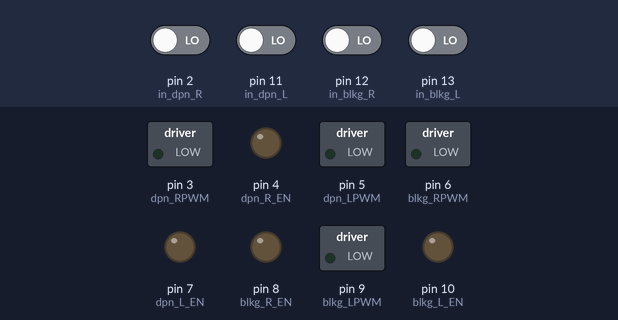
A sketch run on a simulated Arduino Uno, built with avr-gcc and run on an emulated ATmega328P. Shown: switched loads named in the sketch (green lamp = pin HIGH), output pins drawn as LEDs (lit = HIGH). The test bench sets the inputs (shaded band); at power-on: pin 2 (in_dpn_R), pin 11 (in_dpn_L), pin 12 (in_blkg_R), pin 13 (in_blkg_L) LOW.

Above: at 2.2 s.
2.3 s: pin 2 (in_dpn_R) driven HIGH
At 3.5 s:
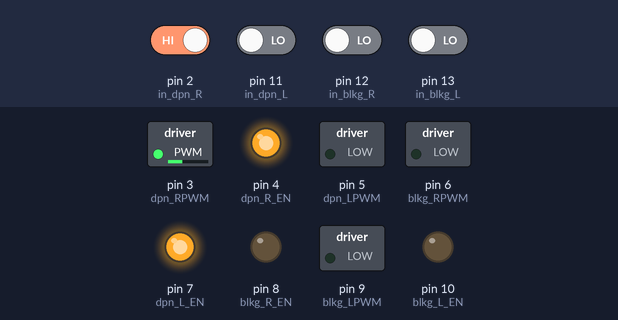
3.8 s: pin 11 (in_dpn_L) driven HIGH
At 4.9 s:
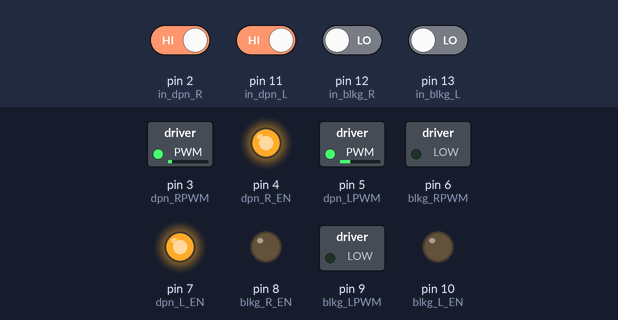
5.3 s: pin 12 (in_blkg_R) driven HIGH
At 5.8 s:
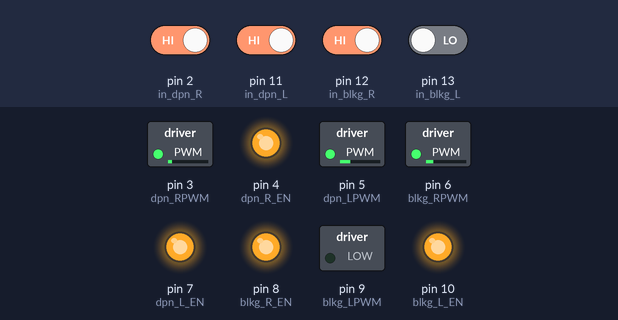
6.8 s: pin 13 (in_blkg_L) driven HIGH
At 7.2 s:
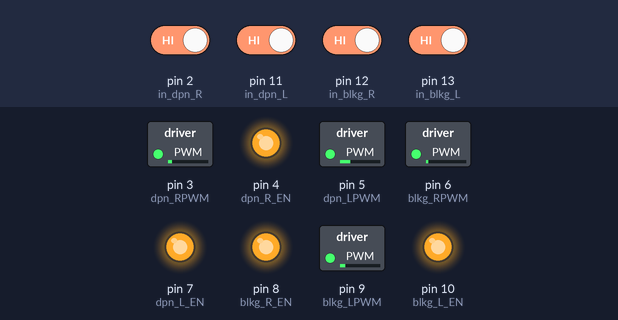
8.3 s: pin 2 (in_dpn_R) driven LOW
At 9.1 s:
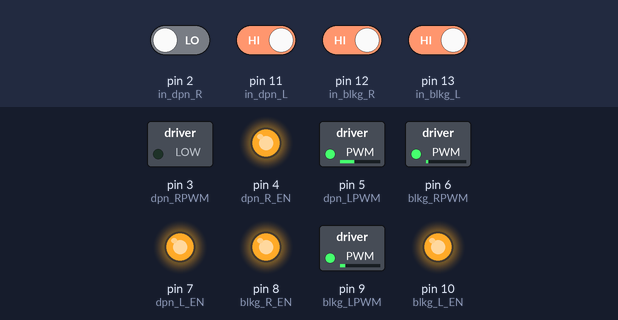
9.8 s: pin 11 (in_dpn_L) driven LOW
At 10.4 s:
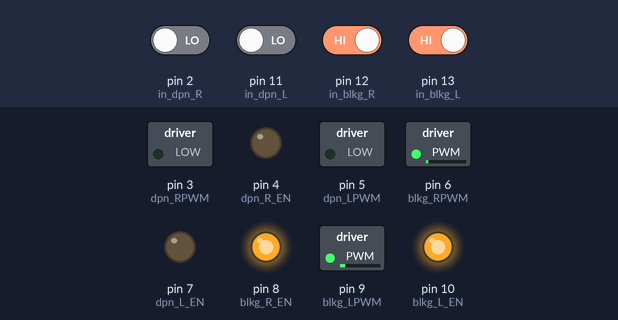
Timing chart, 0 to 12.3 s (numbered marks = the images above; inputs shaded):
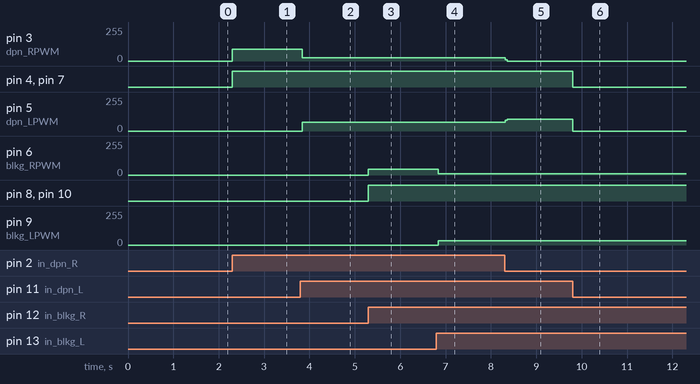

The sketch:

kontrol_motor.ino
```cpp
//PWM = 3, 5, 6, 9, 10, 11 ; 5&6
//Non-PWM = 0, 1, 2, 4, 7, 8, 12, 13

//Motor Depan
#define dpn_RPWM 3
#define dpn_R_EN 4

#define dpn_LPWM 5
#define dpn_L_EN 7

//Motor Belakang
#define blkg_RPWM 6
#define blkg_R_EN 8

#define blkg_LPWM 9
#define blkg_L_EN 10

//Input Raspi
#define in_dpn_R 2
#define in_dpn_L 11

#define in_blkg_R 12
#define in_blkg_L 13

int i;

void setup() {
  Serial.begin(9600);

  //Setting Mode Pin
  pinMode(dpn_RPWM, OUTPUT);
  pinMode(dpn_R_EN, OUTPUT);
  pinMode(dpn_LPWM, OUTPUT);
  pinMode(dpn_L_EN, OUTPUT);

  pinMode(blkg_RPWM, OUTPUT);
  pinMode(blkg_R_EN, OUTPUT);
  pinMode(blkg_LPWM, OUTPUT);
  pinMode(blkg_L_EN, OUTPUT);

  pinMode(in_dpn_R, INPUT);
  pinMode(in_dpn_L, INPUT);

  pinMode(in_blkg_R, INPUT);
  pinMode(in_blkg_L, INPUT);

  //Setting awal pin LOW
  digitalWrite(dpn_R_EN, LOW);
  analogWrite(dpn_RPWM, 0);
  digitalWrite(dpn_L_EN, LOW);
  analogWrite(dpn_LPWM,0);

  digitalWrite(blkg_R_EN, LOW);
  analogWrite(blkg_RPWM, 0);
  digitalWrite(blkg_L_EN, LOW);
  analogWrite(blkg_LPWM, 0);

  delay(1000);
}

void loop() {
  int status_kanan = digitalRead(in_dpn_R);
  int status_kiri = digitalRead(in_dpn_L);
  int status_maju = digitalRead(in_blkg_R);
  int status_mundur = digitalRead(in_blkg_L);

  if(status_kanan == HIGH){
    kanan();
  }

  if(status_kiri == HIGH){
    kiri();
  }

  if(status_kanan == LOW && status_kiri == LOW){
    dpn_diam();
  }

  if(status_maju == HIGH){
    maju();
  }

  if(status_mundur == HIGH){
    mundur();
  }

  if(status_maju == LOW && status_mundur == LOW){
    blkg_diam();
  }
}

/*
 * Gerakan roda depan -----------------------------------
 */
void kanan(){
  digitalWrite(dpn_R_EN, HIGH);
  digitalWrite(dpn_L_EN, HIGH);
  analogWrite(dpn_RPWM, 90);
  analogWrite(dpn_LPWM, 0);
}

void kiri(){
  digitalWrite(dpn_R_EN, HIGH);
  digitalWrite(dpn_L_EN, HIGH);
  analogWrite(dpn_RPWM, 0);
  analogWrite(dpn_LPWM, 90);
}

/*
 * Gerakan roda belakang --------------------------------
 */

void maju(){
  digitalWrite(blkg_R_EN, HIGH);
  digitalWrite(blkg_L_EN, HIGH);
  analogWrite(blkg_RPWM, 45);
  analogWrite(blkg_LPWM, 0);
}

void mundur(){
  digitalWrite(blkg_R_EN, HIGH);
  digitalWrite(blkg_L_EN, HIGH);
  analogWrite(blkg_RPWM, 0);
  analogWrite(blkg_LPWM, 45);
}

/*
 * Stop ----------------------------------------------
 */

void dpn_diam(){
  digitalWrite(dpn_R_EN, LOW);
  digitalWrite(dpn_L_EN, LOW);
  analogWrite(dpn_RPWM, 0);
  analogWrite(dpn_LPWM, 0);
}

void blkg_diam(){
  digitalWrite(blkg_R_EN, LOW);
  digitalWrite(blkg_L_EN, LOW);
  analogWrite(blkg_RPWM, 0);
  analogWrite(blkg_LPWM, 0);
}
```

Measured:
- after the input at 2.3 s, pin 3 (dpn_RPWM): 0/255 → 90/255 at once; pin 4 (dpn_R_EN), pin 7 (dpn_L_EN): LOW → HIGH at once
- after the input at 3.8 s, pin 3 (dpn_RPWM): 90/255 → 24/255 at once; pin 5 (dpn_LPWM): 0/255 → 65/255 at once
- after the input at 5.3 s, pin 6 (blkg_RPWM): 0/255 → 45/255 at once; pin 8 (blkg_R_EN), pin 10 (blkg_L_EN): LOW → HIGH at once
- after the input at 6.8 s, pin 6 (blkg_RPWM): 45/255 → 9/255 at once; pin 9 (blkg_LPWM): 0/255 → 33/255 at once
- after the input at 8.3 s, pin 3 (dpn_RPWM): 24/255 → 0/255 at once; pin 5 (dpn_LPWM): 65/255 → 90/255 at once
- after the input at 9.8 s, pin 4 (dpn_R_EN), pin 7 (dpn_L_EN): HIGH → LOW at once; pin 5 (dpn_LPWM): 90/255 → 0/255 at once
